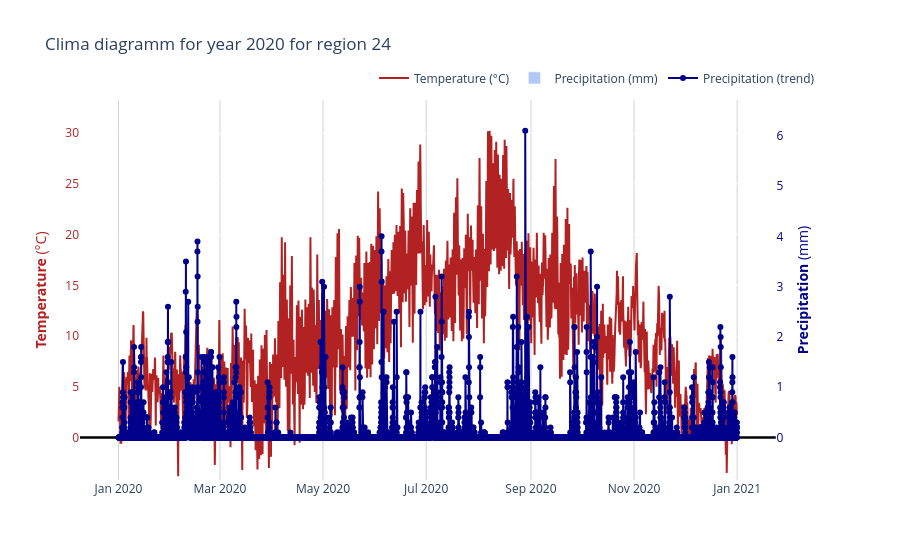

Source (notebook cell):
### Code cell
display_weather_per_region(weather_path, "24", "2020")

### Figure 1 — Plotly figure (JSON) as saved in the notebook; plotly's stock layout.template omitted (floating-point values rounded to 4 significant figures; data arrays with more than 128 entries replaced by an {"elided": "..."} marker saying what was removed)
{"data": [{"hovertemplate": "%{y:.1f} °C", "line": {"color": "firebrick", "width": 2}, "mode": "lines", "name": "Temperature (°C)", "type": "scatter", "x": {"elided": "8784 str values"}, "xaxis": "x", "y": {"elided": "8784 float values"}, "yaxis": "y"}, {"hovertemplate": "%{y:.1f} mm", "marker": {"color": "cornflowerblue"}, "name": "Precipitation (mm)", "opacity": 0.5, "type": "bar", "x": {"elided": "8784 str values"}, "xaxis": "x", "y": {"elided": "8784 float values"}, "yaxis": "y2"}, {"hovertemplate": "%{y:.1f} mm", "line": {"color": "darkblue", "width": 2}, "mode": "lines+markers", "name": "Precipitation (trend)", "type": "scatter", "x": {"elided": "8784 str values"}, "xaxis": "x", "y": {"elided": "8784 float values"}, "yaxis": "y2"}], "layout": {"hovermode": "x unified", "legend": {"orientation": "h", "x": 1, "xanchor": "right", "y": 1.02, "yanchor": "bottom"}, "plot_bgcolor": "white", "title": {"text": "Clima diagramm for year 2020 for region 24"}, "xaxis": {"anchor": "y", "domain": [0, 0.94], "gridcolor": "lightgrey", "showgrid": true}, "yaxis": {"anchor": "x", "color": "firebrick", "domain": [0, 1], "range": [-4.18, 33.28], "title": {"text": "<b>Temperature</b> (°C)"}, "zeroline": true, "zerolinecolor": "black", "zerolinewidth": 2}, "yaxis2": {"anchor": "x", "color": "darkblue", "overlaying": "y", "range": [-0.8429, 6.71], "showgrid": false, "side": "right", "title": {"text": "<b>Precipitation</b> (mm)"}, "zeroline": true, "zerolinecolor": "black", "zerolinewidth": 2}}}
